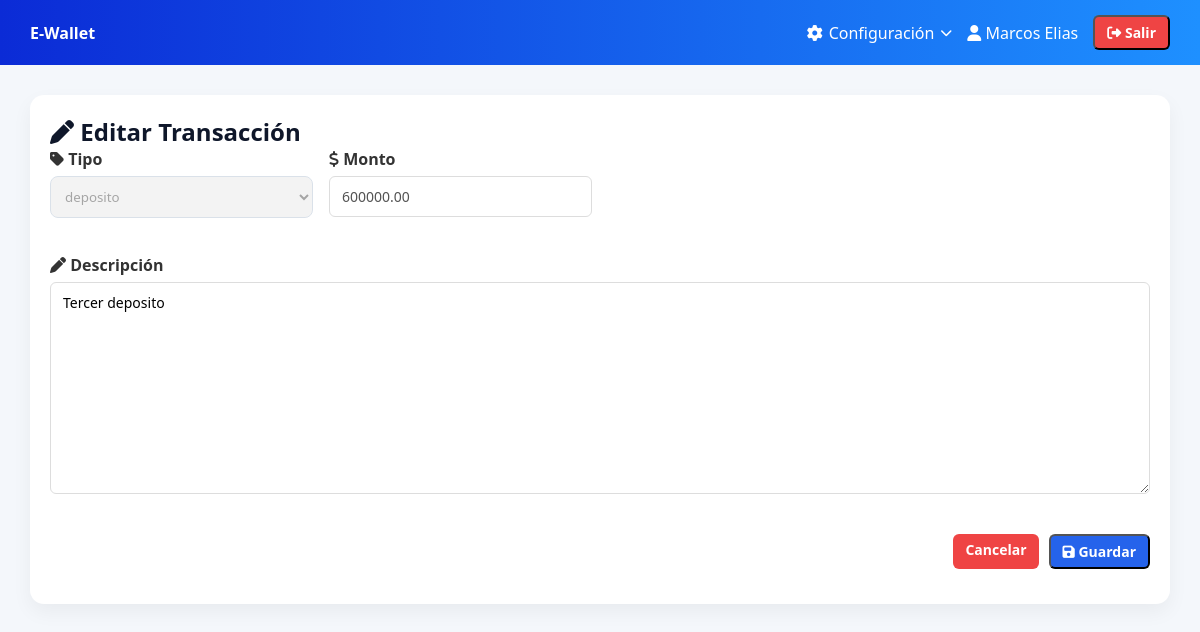
The app's page /transactions/37/edit/ (signed in) with its own data.
### wallet/models.py (models this page shows, shortened)
class Transaction(models.Model):
    wallet = models.ForeignKey(Wallet, on_delete=models.CASCADE, related_name='transactions')
    transaction_type = models.ForeignKey(TransactionType, on_delete=models.PROTECT)
    amount = models.DecimalField(max_digits=12, decimal_places=2)
    description = models.TextField(blank=True)
    timestamp = models.DateTimeField(auto_now_add=True)

### wallet/views.py (the view)
# urls.py: path('transactions/<int:pk>/edit/', views.transaction_update, name='transaction_update'),
@login_required
def transaction_update(request, pk):
    transaction = Transaction.objects.get(pk=pk, wallet__user=request.user)
    if request.method == 'POST':
        form = TransactionForm(request.POST, instance=transaction)
        if form.is_valid():
            updated = form.save(commit=False)
            updated.amount = transaction.amount
            updated.transaction_type = transaction.transaction_type
            updated.save()
            return redirect('transaction_detail', pk=transaction.pk)
    else:
        form = TransactionForm(instance=transaction)
    return render(request, 'wallet/transaction_form.html', {
        'form': form,
        'is_update': True
    })

### wallet/forms.py (shortened to what this page needs)
class TransactionForm(forms.ModelForm):
    class Meta:
        model = Transaction
        fields = ['transaction_type', 'amount', 'description']
    def __init__(self, *args, **kwargs):
        self.user = kwargs.pop('user', None)
        super().__init__(*args, **kwargs)
        if self.instance and self.instance.pk:
            self.fields['amount'].disabled = True
            self.fields['transaction_type'].disabled = True

### wallet/models.py (called while the page is built)
    def __str__(self):
        return self.name

### wallet/templates/wallet/transaction_form.html (shortened to what this page needs)
{% extends 'wallet/base.html' %}
{% load clp_filters %}
{% block content %}
<div class="card">
    <h2>
        {% if is_update %}
            <i class="fa-solid fa-pen"></i> Editar Transacción
        {% else %}
            <i class="fa-solid fa-plus"></i> Nueva Transacción
        {% endif %}
    </h2>
    <form method="post">
        <div class="form-grid">
            <div class="form-group">
                <label><i class="fa-solid fa-tag"></i> Tipo</label>
                {{ form.transaction_type }}
            </div>
            <div class="form-group">
                <label><i class="fa-solid fa-dollar-sign"></i> Monto</label>
                {{ form.amount }}
            </div>
            <div class="form-group full">
                <label><i class="fa-solid fa-pen"></i> Descripción</label>
                {{ form.description }}
            </div>
        </div>
        <div class="form-actions">
            <a class="btn btn-danger" href="{% url 'transaction_list' %}">
                Cancelar
            </a>
            <button
                id="submit-btn"
                class="btn btn-primary"
                type="submit">
                <i class="fa-solid fa-floppy-disk"></i> Guardar
            </button>
        </div>
    </form>
</div>
{% endblock %}

### wallet/templates/wallet/base.html (shortened to what this page needs)
<!DOCTYPE html>
<html lang="es">
<head>
    {% load static %}
    <link rel="stylesheet" href="{% static 'wallet/styles.css' %}">
    <link rel="stylesheet" href="https://cdnjs.cloudflare.com/ajax/libs/font-awesome/6.5.0/css/all.min.css">
</head>
<body>
    <div class="navbar">
        <div>
            <strong>E-Wallet</strong>
        </div>
        <div style="display:flex; align-items:center; gap:15px;">
            {% if user.is_authenticated %}
                <div class="dropdown" id="configDropdown">
                    <div class="dropdown-toggle">
                        <i class="fa-solid fa-gear"></i>
                        <span>Configuración</span>
                        <i class="fa-solid fa-chevron-down dropdown-arrow"></i>
                    </div>
                </div>
                <span>
                    <i class="fa-solid fa-user"></i>
                    {{ request.user.get_full_name|default:request.user.username }}
                </span>
                <form action="{% url 'logout' %}" method="post" style="display:inline;">
                    <button class="btn btn-danger" type="submit">
                        <i class="fa-solid fa-right-from-bracket"></i> Salir
                    </button>
                </form>
            {% else %}
                <a class="btn btn-primary" href="{% url 'login' %}">
                    <i class="fa-solid fa-right-to-bracket"></i> Login
                </a>
            {% endif %}
        </div>
    </div>
    <div class="container fade-in">
        {% block content %}
        {% endblock %}
    </div>
</body>
</html>

### wallet/static/wallet/styles.css (style rules this page uses)
* { margin: 0; padding: 0; box-sizing: border-box; font-family: 'Segoe UI', sans-serif; }
body { background-color: #f4f7fb; color: #0f172a; }
form div { margin-bottom: 15px; }
label { font-weight: 600; display: block; margin-bottom: 5px; }
input, select { width: 100%; }
.navbar { background: linear-gradient(90deg, #0B2BD6, #1E90FF); color: white; padding: 15px 30px; display: flex; justify-content: space-between; align-items: center; }
.container { padding: 30px; }
.card { background: white; padding: 20px; border-radius: 14px; box-shadow: 0 8px 20px rgba(0,0,0,0.05); margin-bottom: 20px; }
.btn { padding: 10px 16px; border-radius: 8px; text-decoration: none; font-size: 14px; font-weight: 600; display: inline-block; transition: 0.2s ease; }
.btn-primary { background: linear-gradient(90deg, #0B2BD6, #2563EB); color: white; }
.btn-danger { background-color: #ef4444; color: white; }
input, select { padding: 10px; border-radius: 6px; border: 1px solid #cbd5e1; }
.form-grid { display: grid; grid-template-columns: repeat(auto-fit, minmax(220px, 1fr)); gap: 16px; }
.form-group { display: flex; flex-direction: column; }
.form-group.full { grid-column: 1 / -1; }
.form-group label { font-weight: 600; margin-bottom: 6px; }
.input, select, textarea { width: 100%; padding: 10px; border-radius: 8px; border: 1px solid #cbd5e1; }
.form-actions { display: flex; justify-content: flex-end; gap: 10px; margin-top: 10px; }
.card { transition: all 0.25s ease; }
.btn { transition: all 0.2s ease; }
.fade-in { animation: fadeIn 0.4s ease-in-out; }
.dropdown { position: relative; display: flex; align-items: center; }
.dropdown-toggle { cursor: pointer; display: flex; align-items: center; gap: 6px; color: white; font-weight: 500; }
.btn { padding: 6px 12px; border-radius: 6px; text-decoration: none; font-size: 14px; display: inline-block; }
.btn-primary { background: #2563eb; color: white; }
.btn-danger { background: #ef4444; color: white; }
.form-group { margin-bottom: 20px; }
.form-group label { display: block; margin-bottom: 6px; font-weight: 600; color: #333; }
.form-group input, .form-group textarea { width: 100%; padding: 10px 12px; border: 1px solid #ddd; border-radius: 6px; font-size: 14px; background: #fff; }
.form-group textarea { min-height: 120px; resize: vertical; }
.form-actions { display: flex; justify-content: flex-end; gap: 10px; margin-top: 20px; }
.dropdown-toggle { display: flex; align-items: center; gap: 6px; cursor: pointer; color: white; font-weight: 500; }
.dropdown-arrow { font-size: 12px; transition: transform 0.2s ease; }

### records on screen
Transaction: transaction_type "deposito", amount "600000.00", description "Tercer deposito"

### other values on screen
{{ request.user.get_full_name|default:request.user.username }} "Marcos Elias"
